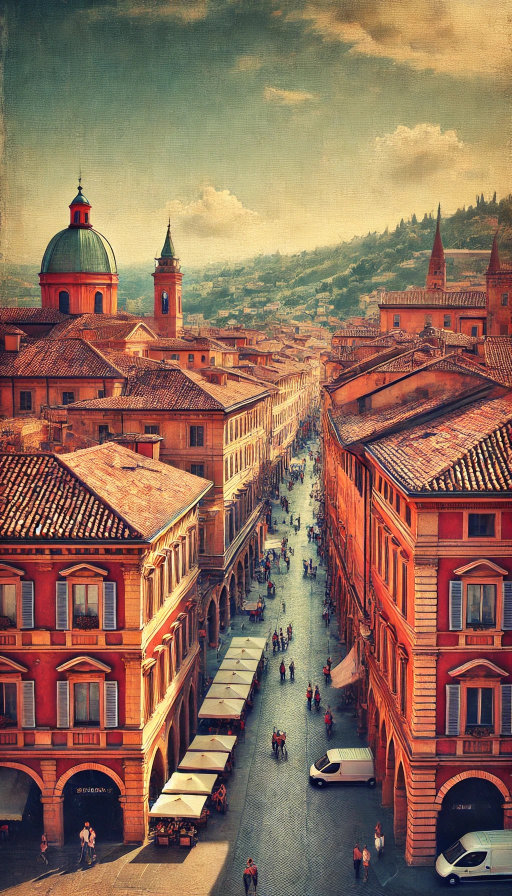
#> input picture test/data/aiSanityCheck/ai.jpg, 1024 x 1792 px (shown at 1/2 size); its folder holds only this picture in this run
$ python visualize.py
#> lines starting #> are read from the running program, lines starting #| are printed output that depends on the picture
import os
import numpy as np
import matplotlib.pyplot as plt
from PIL import Image
import prnu
import numpy.fft as fft
from glob import glob

def resize_image(img, target_size=(2048, 2048)):
    """Resize an image to the target size using LANCZOS resampling."""
    return img.resize(target_size, Image.Resampling.LANCZOS)

def visualize_and_save_noise(noise, output_dir, image_name):
    """Visualize the noise pattern and its Fourier transform, then save to files."""
    # Ensure the output directory exists
    os.makedirs(output_dir, exist_ok=True)

    # Create figure for the noise pattern
    fig1 = plt.figure(figsize=(6, 6))
    plt.imshow(noise, cmap='gray')
    plt.colorbar()
    plt.title('Noise Pattern')
    noise_path = os.path.join(output_dir, f'{image_name}_noise.png')
    plt.savefig(noise_path)
    plt.close(fig1)

    # Perform Fourier transform and shift zero frequency component to the center
    f_noise = fft.fftshift(fft.fft2(noise))
    magnitude_spectrum = 20 * np.log(np.abs(f_noise) + 1)  # Adding 1 to avoid log(0)

    # Create figure for the Fourier transform magnitude spectrum
    fig2 = plt.figure(figsize=(6, 6))
    plt.imshow(magnitude_spectrum, cmap='hot')
    plt.colorbar()
    plt.title('Fourier Transform Magnitude Spectrum')
    spectrum_path = os.path.join(output_dir, f'{image_name}_spectrum.png')
    plt.savefig(spectrum_path)
    plt.close(fig2)

def extract_and_visualize_noise(img_path, output_dir):
    """ Extract and visualize PRNU noise from an image, then save the visualizations. """
#> called with img_path = 'test/data/aiSanityCheck/ai.jpg', output_dir = 'test/data/SanityResult'
    image_name = os.path.splitext(os.path.basename(img_path))[0]  # Extract base name without extension
    im = Image.open(img_path)
#> im is the input picture: PIL image 1024x1792 RGB; mean R, G, B 141.8, 108.7, 88.9
    im = resize_image(im)
#> in resize_image, `return img.resize(target_size, Image.Resampling.LANCZOS)`:
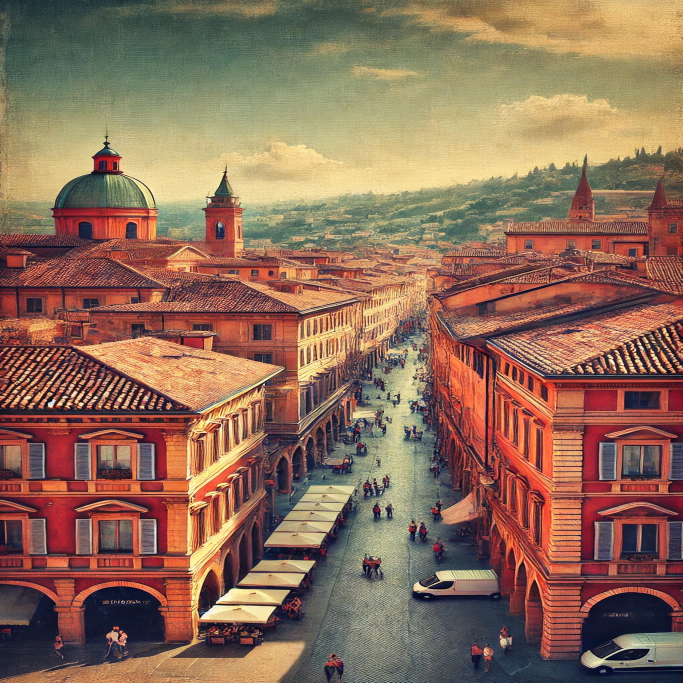
#> returned value: PIL image 2048x2048 RGB (shown at 1/3 size); mean R, G, B 141.7, 108.7, 88.9
    im_arr = np.asarray(im)
    if im_arr.dtype != np.uint8 or im_arr.ndim != 3:
        raise ValueError('Image must be RGB and of type uint8.')
    noise = prnu.extract_single(im_arr)
    visualize_and_save_noise(noise, output_dir, image_name)

def main():
    img_paths = glob(os.path.join('test/data/aiSanityCheck', '*.jpg'))
    for img_path in img_paths:
        extract_and_visualize_noise(img_path, 'test/data/SanityResult')
#> (the call stopped at in extract_and_visualize_noise, `noise = prnu.extract_single(im_arr)`: prnu is not available in this run)

    img_paths = glob(os.path.join('test/data/sanityCheck', '*.jpg'))
    for img_path in img_paths:
        extract_and_visualize_noise(img_path, 'test/data/SanityResult')

if __name__ == '__main__':
    main()
